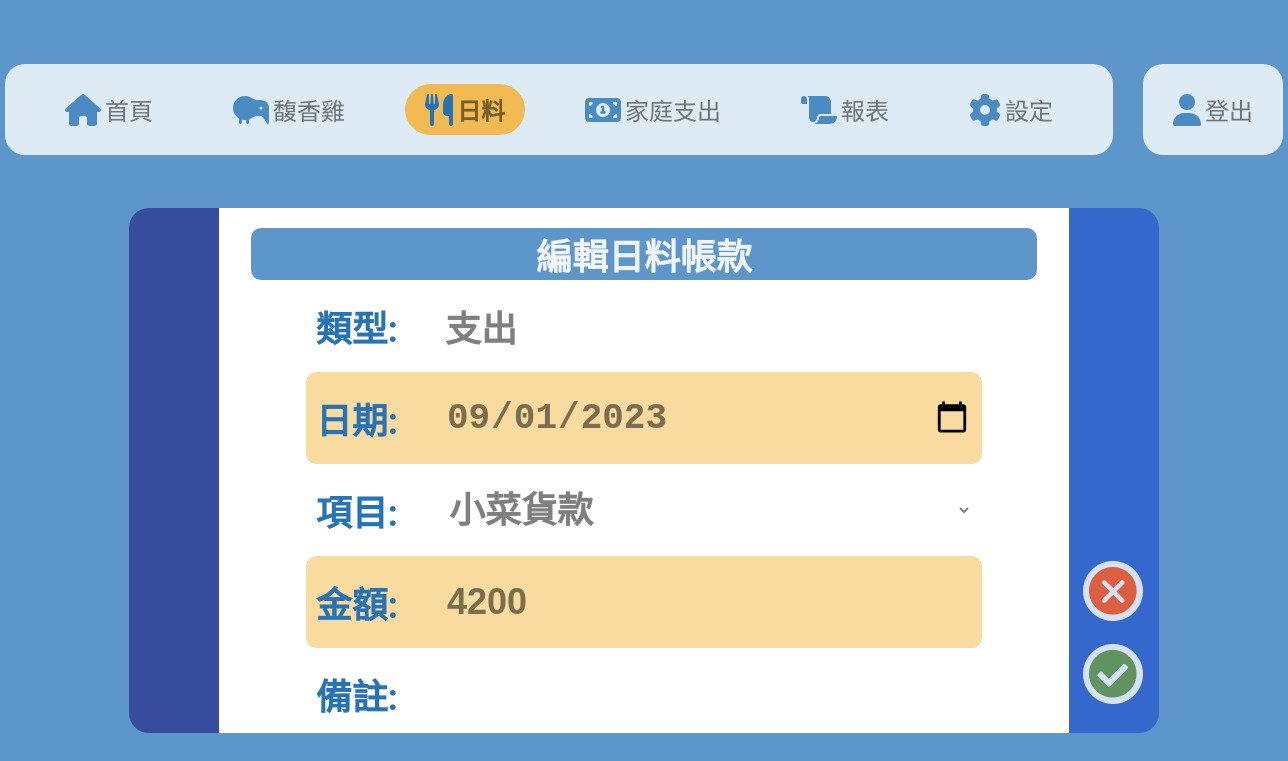
The page /hotpot?n=9&t=expense (signed in) on the database its author committed.
### web/models.py (models this page shows)
class Expense(models.Model):
    creation = models.DateTimeField(auto_now_add=True)
    date = models.DateTimeField(default=timezone.now)
    item = models.ForeignKey(ExpenseItem, on_delete=models.SET_NULL, null=True)
    value = models.PositiveSmallIntegerField(default=0)
    remark = models.TextField(blank=True)
    @property
    def classname(self) -> str:
        return 'expense'

class ExpenseItem(models.Model):
    name = models.CharField(max_length=128)
    chicken = models.BooleanField(default=False)
    hot_pot = models.BooleanField(default=False)
    home = models.BooleanField(default=False)

### web/views.py (the view, shortened to what this page needs)
# urls.py: path('hotpot', views.HotPotView.as_view(), name='hotpot'),
class HotPotView(LoginRequiredMixin, TemplateView):
    template_name = 'web/hotpot.html'
    def get_context_data(self, **kwargs):
        context = super().get_context_data(**kwargs)
        context['page'] = "hotpot"
        color = Setting.objects.get(name="color")
        context['color'] = color.value
        item_id = self.request.GET.get('n')
        type = self.request.GET.get('t')
        if item_id is not None:
            item = Income.objects.get(id=item_id) if type == 'income' else Expense.objects.get(id=item_id)
            context['type'] = type
            context['item'] = item
        context['categories'] = ExpenseItem.objects.filter(hot_pot=True).order_by('name')
        context['today'] = timezone.now()
        return context

### templates/web/hotpot.html (shortened to what this page needs)
{% extends 'common/base.html' %}
{% load static %}
{% block content %}
  <div id="hotpot_management">
      <div id="bg">
      </div>
      <form action="{% url 'web:hotpot' %}" class="main">
          <div class="title">
              {% if item is None %}新增{% else %}編輯{% endif %}日料帳款
          </div>
          <div class="content">
              <div class="item">
                  <div class="des">類型:</div>
                  {% if item is None %}
                  <fieldset>
                      <input type="radio" name="type" id="income" value="income" class="input" {% if item is None or item.classname == 'income' %}checked{% endif %} {% if item is not None %}disabled{% endif %} />
                      <label for="income">{% if item is None %}<i class='fa-solid fa-check'></i>{% endif %}收入</label>
                  </fieldset>
                  <fieldset>
                      <input type="radio" name="type" id="expense" value="expense" class="input" {% if item.classname == 'expense' %}checked{% endif %} {% if item is not None %}disabled{% endif %} />
                      <label for="expense">支出</label>
                  </fieldset>
                  {% else %}
                  {% if item.classname == 'income' %}收入{% else %}支出{% endif %}
                  {% endif %}
              </div>
              <div class="item">
                  <label for="date" class="des">日期:</label>
                  <input type="date" name="date" id="date" class="required" value="{% if item %}{{ item.date|date:'Y-m-d' }}{% else %}{{ today|date:'Y-m-d' }}{% endif %}">
              </div>
              <div class="item expense_item {% if item is None or type == 'income' %}hide{% endif %}">
                  <label for="category" class="des">項目:</label>
                  <select id="category" name="category">
                      {% for category in categories %}
                      <option value="{{ category.id }}" {% if item.item.id == category.id %}selected{% endif %}>{{ category.name }}</option>
                      {% endfor %}
                  </select>
              </div>
              <div class="item">
                  <label for="value" class="des">金額:</label>
                  <input type="number" name="value" id="value" class="required" value="{{ item.value }}">
              </div>
              <div class="item">
                  <label for="remark" class="des">備註:</label>
                  <input type="text" name="remark" id="remark" value="{{ item.remark }}">
              </div>
          </div>
          <div class="btn_group">
              {% if item is not None %}
                  <button class="cancel_btn btn" data-url="{% url 'web:report' %}?y={{ item.date|date:'Y' }}&m={{ item.date|date:'m' }}&d={{ item.date|date:'d' }}&t=d"><img src="{% static 'images/cancel.png' %}"></button>
              {% else %}
                  <button class="cancel_btn btn" data-url="{% url 'web:index' %}"><img src="{% static 'images/cancel.png' %}"></button>
              {% endif %}
              <button class="submit_btn btn"><img src="{% static 'images/ok.png' %}"></button>
          </div>
      </form>
  </div>
{% endblock %}

### rows shown on the page
Expense: date "09/01/2023", category "小菜貨款", value "4200"
